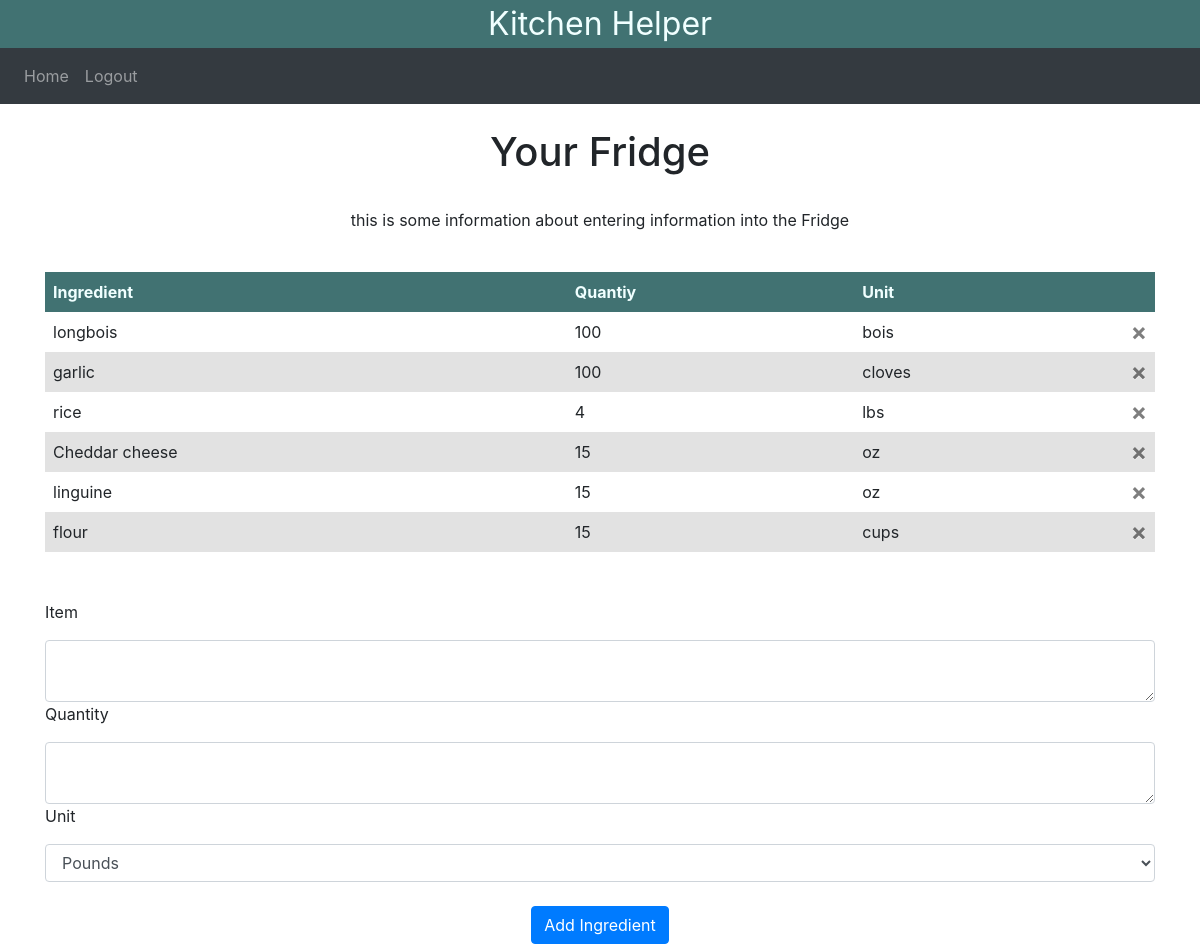
Screenshot of / (signed in) with the database file from the repository.
### website/models.py (models this page shows)
class Note(db.Model):
    id = db.Column(db.Integer, primary_key=True)
    item = db.Column(db.String(10000))
    quantity = db.Column(db.String(10000))
    unit = db.Column(db.String(10000))
    date = db.Column(db.DateTime(timezone=True), default=func.now())
    user_id = db.Column(db.Integer, db.ForeignKey('user.id'))

### website/views.py (the view, shortened to what this page needs)
@views.route('/', methods=['GET', 'POST'])
@login_required
def home():
    return render_template("home.html", user=current_user)

### website/__init__.py (called while the page is built)
def create_app():
    app = Flask(__name__)
    app.config['SECRET_KEY'] = 'hjshjhdjah kjshkjdhjs'
    app.config['SQLALCHEMY_DATABASE_URI'] = f'sqlite:///{DB_NAME}'
    db.init_app(app)
    from .views import views
    from .auth import auth
    app.register_blueprint(views, url_prefix='/')
    app.register_blueprint(auth, url_prefix='/')
    from .models import User, Note
    create_database(app)
    login_manager = LoginManager()
    login_manager.login_view = 'auth.login'
    login_manager.init_app(app)
    @login_manager.user_loader
    def load_user(id):
        return User.query.get(int(id))
    return app

### website/templates/home.html (shortened to what this page needs)
{% extends "base.html" %} {% block title %}Home{% endblock %} {% block content
%}
<br>
<h1 align="center">Your Fridge</h1>
<br>
<p align="center">this is some information about entering information into the Fridge</p>
<br>
<head>
</head>
<table >
  <tr style="color: azure; background-color: rgb(65, 114, 114);">
    <th>Ingredient</th>
    <th>Quantiy</th>
    <th>Unit</th>
  </tr>
  {% for note in user.notes %}
  <tr>
    <td>{{note.item}}</td>
    <td>{{note.quantity}}</td>
    <td>
      {{note.unit}}
      <button type="button" class="close" onClick="deleteNote({{ note.id }})">
        <span aria-hidden="true">&times;</span>
      </button>
    </td>
  </tr>
  {% endfor %}
</table>
<br>
<br>
<form method="POST">
  <p>Item</p>
  <textarea name="item" id="item" class="form-control"></textarea>
  <p>Quantity</p>
  <textarea name="quan" id="quan" class="form-control"></textarea>
  <p>Unit</p>
  <select name="unit" id="unit" class="form-control">
    <option value="lbs">Pounds</option>
  </select>
  <br />
  <div align="center">
    <button type="submit" class="btn btn-primary">Add Ingredient</button>
  </div>
</form>
{% endblock %}

### website/templates/base.html (shortened to what this page needs)
<!DOCTYPE html>
<html>
  <head>
    <link
      rel="stylesheet"
      href="https://stackpath.bootstrapcdn.com/bootstrap/4.4.1/css/bootstrap.min.css"
    />
    <link
      rel="stylesheet"
      href="https://stackpath.bootstrapcdn.com/font-awesome/4.7.0/css/font-awesome.min.css"
    />
  </head>
  <body>
    <header style="text-align:center; background-color: rgb(65, 114, 114); color: azure; font-size:xx-large;" >Kitchen Helper</header>
    <nav class="navbar navbar-expand-lg navbar-dark bg-dark">
      <div class="collapse navbar-collapse" id="navbar">
        <div class="navbar-nav">
          {% if user.is_authenticated %}
          <a class="nav-item nav-link" id="home" href="/">Home</a>
          <a class="nav-item nav-link" id="logout" href="/logout">Logout</a>
          {% else %}
          <a class="nav-item nav-link" id="login" href="/login">Login</a>
          <a class="nav-item nav-link" id="signUp" href="/sign-up">Sign Up</a>
          {% endif %}
        </div>
      </div>
    </nav>
    <div class="container">{% block content %} {% endblock %}</div>
  </body>
</html>

### website/templates/home.html (style rules this page uses)
table { border-collapse: collapse; width: 100%; }
th { color: azure; background-color: rgb(65, 114, 114); }
th, td { text-align: left; padding: 8px; }
tr:nth-child(odd) { background-color: rgb(226, 226, 226); }

### rows the page displays
Note: item "longbois", quantity "100", unit "bois"
Note: item "garlic", quantity "100", unit "cloves"
Note: item "rice", quantity "4", unit "lbs"
Note: item "Cheddar cheese", quantity "15", unit "oz"
Note: item "linguine", quantity "15", unit "oz"
Note: item "flour", quantity "15", unit "cups"
